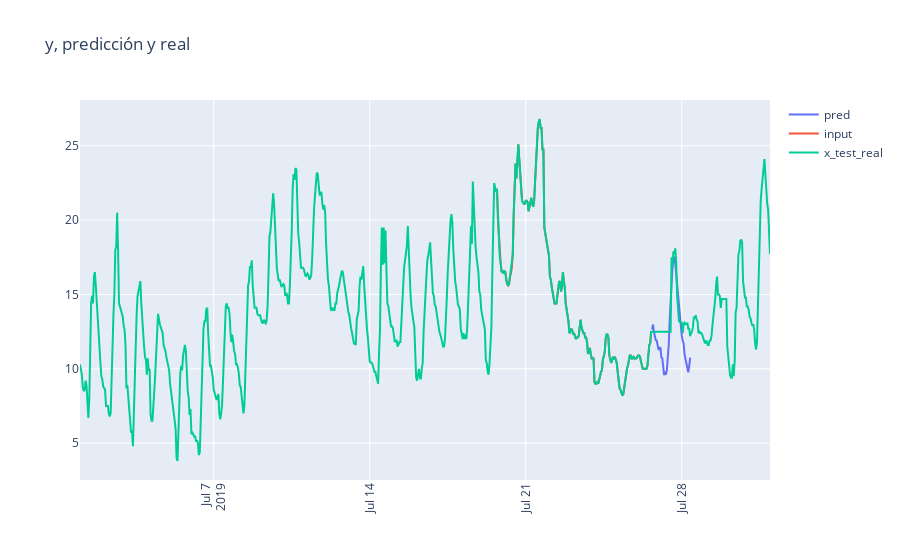
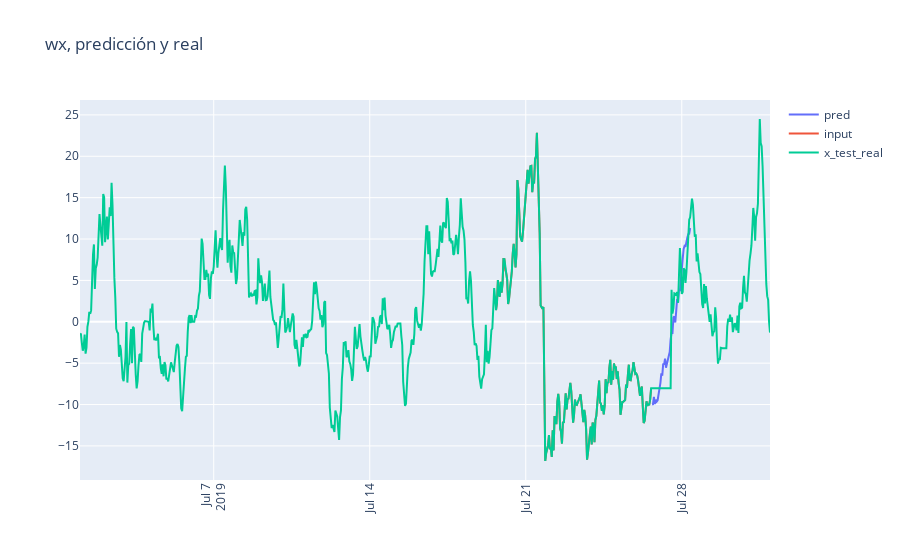
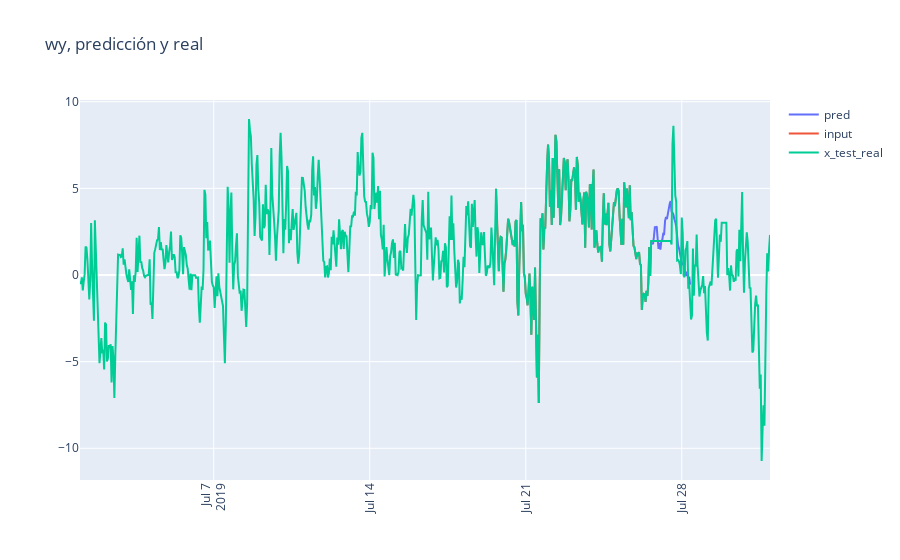
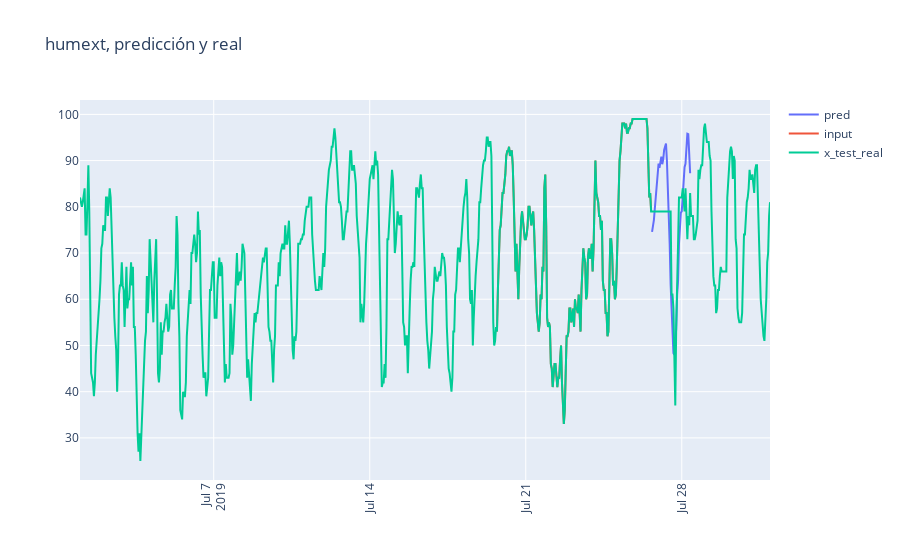

Notebook cell for these charts, in order:
### Code cell
# plot_pred(,modelo=model,dataframe=df.loc['2019-05':][columnas_a_usar],scaler=np80_scaler)
for i in range(5):
    plot_pred(k[indice],modelo=modelos[f'model{i}'],dataframe=df.loc['2019-05':][columnas_a_usar],scaler=np80_scaler,columna=i,horas_prediccion=42)
